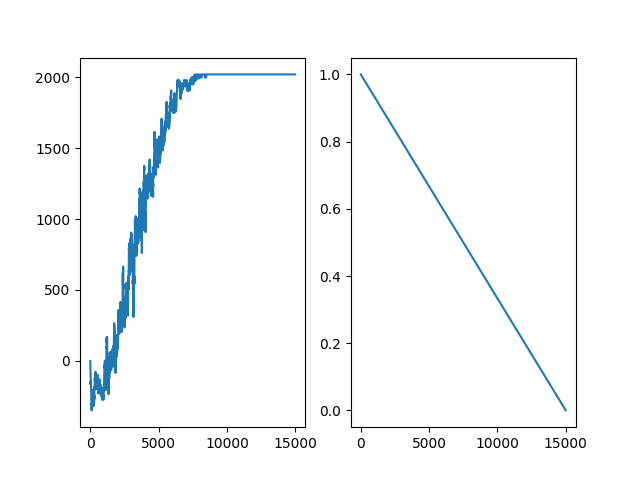

Generate this figure with Python:
import gymnasium as gym
import numpy as np
import random
import matplotlib.pyplot as plt
import pickle
import os


def run(num_episodes, is_training=False, render=True, is_slippery=False):
    env = gym.make(
        "Taxi-v3",
        render_mode="human" if render else None,
    )
    learning_rate = 0.01
    discount_factor = 0.95
    epsilon = 1.0
    epsilon_decay = 1 / (num_episodes)
    current_dir = os.path.dirname(os.path.abspath(__file__))

    if is_training:
        q_table = np.zeros((env.observation_space.n, env.action_space.n))
    else:
        with open(os.path.join(current_dir, "taxi_game_q.pkl"), "rb") as f:
            q_table = pickle.load(f)

    def choose_action(state):
        if is_training and random.random() < epsilon:
            return env.action_space.sample()
        else:
            return np.argmax(q_table[state, :])

    reward_history = []
    epsilon_history = []

    for episode in range(num_episodes):
        state = env.reset()[0]
        terminated = False
        truncated = False
        reward = 0

        while not terminated and not truncated:
            action = choose_action(state)

            next_state, reward, terminated, truncated, _ = env.step(action)
            if not is_training:
                env.render()
            old_value = q_table[state, action]

            next_max = np.max(q_table[next_state, :])
            if is_training:
                q_table[state, action] = (
                    1 - learning_rate
                ) * old_value + learning_rate * (reward + discount_factor * next_max)

            state = next_state

        reward_history.append(reward)
        epsilon_history.append(epsilon)
        epsilon = max(0, epsilon - epsilon_decay)
    if not is_training:
        env.render()
    env.close()

    sum_rewards = [
        np.sum(reward_history[max(0, i - 100) : i + 1]) for i in range(num_episodes)
    ]
    plt.subplot(121)
    plt.plot(sum_rewards)

    plt.subplot(122)
    plt.plot(epsilon_history)
    plt.savefig(os.path.join(current_dir, "taxi_game_q.png"))

    if is_training:
        with open(os.path.join(current_dir, "taxi_game_q.pkl"), "wb") as f:
            pickle.dump(q_table, f)


if __name__ == "__main__":
    # run(15000, is_training=True, render=False)
    run(10, is_training=False, render=True)
